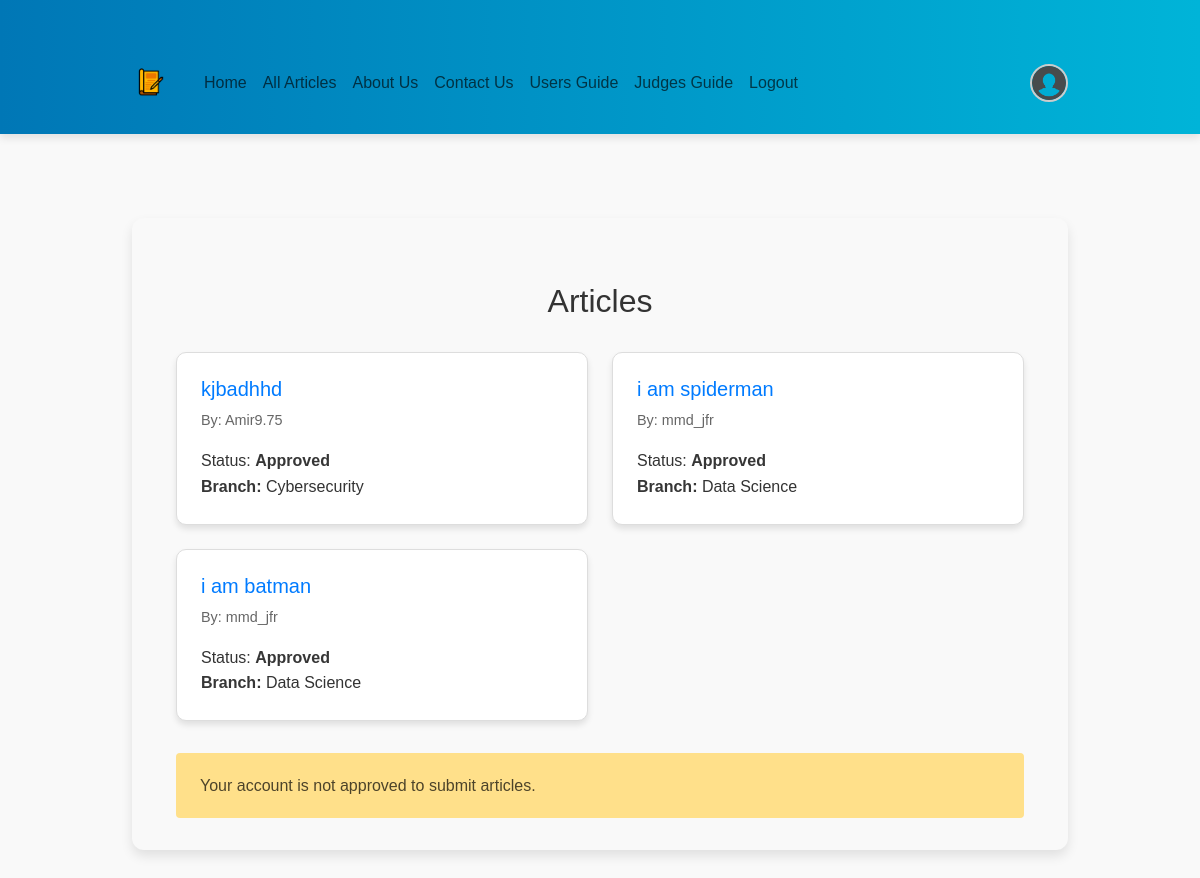
The app's page /articles/ (signed in) with its own data.
### journal/models.py (models this page shows, shortened)
class Article(models.Model):
    BRANCH_CHOICES = UserProfile.BRANCH_CHOICES
    STATUS_CHOICES = [
        ('pending', 'Pending'),
        ('approved', 'Approved'),
        ('denied', 'Denied'),
    ]
    title = models.CharField(max_length=200)
    author = models.ForeignKey(User, on_delete=models.CASCADE, related_name='articles')
    summary = models.TextField(blank=True, null=True)
    pdf_file = models.FileField(upload_to='journal/pdfs/', blank=True, null=True)
    image = models.ImageField(upload_to='journal/images/', blank=True, null=True)
    created_at = models.DateTimeField(auto_now_add=True)
    updated_at = models.DateTimeField(auto_now=True)
    is_featured = models.BooleanField(default=False)
    branch = models.CharField(max_length=50, choices=BRANCH_CHOICES, default='data_science')
    status = models.CharField(
        max_length=10,
        choices=STATUS_CHOICES,
        default='pending'
    )
    class Meta:
        permissions = [
            ('add_score', 'Can add score to articles'),
        ]

### journal/views.py (the view)
# urls.py: path('articles/', views.article_list, name='article_list'),
def article_list(request):
    articles = Article.objects.filter(status='approved').order_by('-created_at')
    return render(request, 'journal/article_list.html', {'articles': articles})

### journal/templates/journal/article_list.html (shortened to what this page needs)
{% extends 'base.html' %}
{% block content %}
{% load static %}
<section class="articles-list">
    <div class="container">
        <h1 class="section-title">Articles</h1>
        <div class="articles-grid">
            {% for article in articles %}
                <div class="article-card">
                    <h2 class="article-title">
                        <a href="{% url 'article_detail' article.pk %}">{{ article.title }}</a>
                    </h2>
                    <p class="article-author">By: {{ article.author.username }}</p>
                    <p class="article-status">Status: <strong>{{ article.get_status_display }}</strong></p>
                    <p class="article-branch"><strong>Branch:</strong> {{ article.get_branch_display|default:"Not specified" }}</p>
                </div>
            {% endfor %}
        </div>
        {% if user.is_authenticated and user.userprofile.status == 'approved' %}
            <div class="create-article-link">
                <a href="{% url 'create_article' %}" class="btn-create-article">Create Article</a>
            </div>
        {% elif user.is_authenticated %}
            <p class="notification is-warning mt-3">Your account is not approved to submit articles.</p>
        {% endif %}
    </div>
</section>
{% endblock %}

### journal_proj/static/journal_proj/css/auth.css (style rules this page uses)
body { background-color: #f8f9fa; display: flex; flex-direction: column; min-height: 100vh; }

### journal_proj/static/css/styles.css (style rules this page uses)
* { margin: 0; padding: 0; box-sizing: border-box; font-family: 'Arial', sans-serif; }
body { background-color: #f9f9f9; color: #333; line-height: 1.6; font-size: 16px; overflow-x: hidden; }
section { padding: 3rem 2rem; margin: 2rem 0; background: #ffffff; border-radius: 12px; box-shadow: 0 6px 12px rgba(0, 0, 0, 0.1); }
.section-title { font-size: 2rem; margin-bottom: 1rem; color: #0077b6; text-align: center; }
.articles-list { padding: 2rem; background-color: #f9f9f9; }
.section-title { text-align: center; font-size: 2rem; color: #333; margin-bottom: 2rem; }
.articles-grid { display: grid; grid-template-columns: repeat(auto-fit, minmax(300px, 1fr)); gap: 1.5rem; margin-bottom: 2rem; }
.article-card { background: #ffffff; border: 1px solid #ddd; border-radius: 10px; padding: 1.5rem; box-shadow: 0 4px 6px rgba(0, 0, 0, 0.1); transition: transform 0.3s ease, box-shadow 0.3s ease; }
.article-title a { font-size: 1.25rem; color: #007bff; text-decoration: none; transition: color 0.3s ease; }
.article-author { font-size: 0.9rem; color: #666; margin: 0.5rem 0; }
.container { margin-top: 2rem; }

### records on screen
Article: title "kjbadhhd", author.username "Amir9.75", status "Approved", branch "Cybersecurity"
Article: title "i am spiderman", author.username "mmd_jfr", status "Approved", branch "Data Science"
Article: title "i am batman", author.username "mmd_jfr", status "Approved", branch "Data Science"
